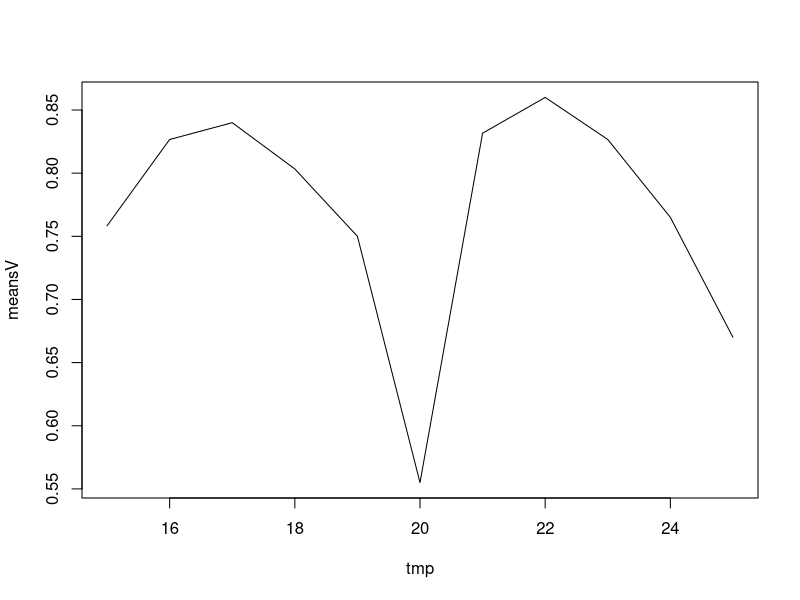
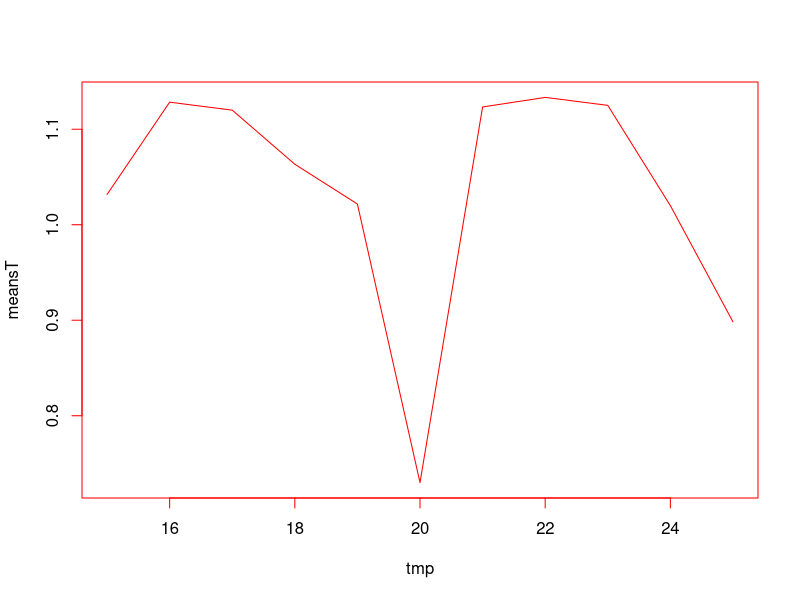

These figures' R source, in order:
library("nnet")

# remember to change your working directory :  setwd("...path...")

#load data sets
digits <- read.delim("Digits_Train_7x20.data", header=F)
digits <- digits[1:1300,]
# classes are the first column
digitCl = digits[,1]
digitsTest <- read.delim("Digits_Test_7x20.data", header=F)
digitClTest = digitsTest[,1]
#full version:
 #digitFt = digits[,3:141]
#or reduced features version:
f <- 0:19 * 7 +3
digitFt = digits[,f]
digitFtTest = digitsTest[,f]

#reduce number of classes:
select <- ((digitCl == 1) | (digitCl == 2)| (digitCl == 3)| (digitCl == 4)|
           (digitCl == 5))
selectTest <- ((digitClTest == 1) | (digitClTest == 2)| (digitClTest == 3)|
               (digitClTest == 4)| (digitClTest == 5))
digitCl <- digitCl[select]
digitFt <- digitFt[select,]
digitClTest <- digitClTest[selectTest]
digitFtTest <- digitFtTest[selectTest,]

#build the target vectors [0,..,0,1,0,..0]
digitTarg <- class.ind(digitCl)
digitTargTest <- class.ind(digitClTest)

#usefull functions to compute results:
# computes confusion matrix
test.cl <- function(true, pred) {
  true <- max.col(true)
  res <- max.col(pred)
  return (table(true, res))
}

# computes recognition rates
test.reco <- function(true, pred) {
  true <- max.col(true)
  res <- max.col(pred)
  return (as.numeric(sum(true == res)))
}

#compute the MSE
test.mse <- function(true, pred) {
  diff <- true - pred
  sqred <- diff * diff
  return (sum(sqred) / length(sqred))
}


# print(test.cl(digitTarg, predict(nndigit,digitFt)))
# cat("Reco rate (train) = ",test.reco(digitTarg, predict(nndigit,digitFt)),"/",dim(digitTarg)[1],"\n")
# cat("MSE  (train)      = ",test.mse(digitTarg, predict(nndigit,digitFt)),"\n")
# cat("Reco rate (Test)  = ",test.reco(digitTargTest, predict(nndigit,digitFtTest)),"/",dim(digitTargTest)[1],"\n")


###### Proposal for the first question :



learnVal <- function (dataFt, dataTarg, trainId, valId, nbN, maxIt, nbLoop){
  #init a new random MLP
  new_nn <- nnet(dataFt[trainId,], dataTarg[trainId,], size=nbN, maxit=0,
                 decay=1e-4,rang = 1, trace=FALSE)
  best_nn = new_nn
  curr_w <- new_nn$wts
  # compute initial rates / mse and save them
  currTrRate <- test.reco(dataTarg[trainId,], predict(new_nn, dataFt[trainId,]))
  currTrRateVal <- test.reco(dataTarg[valId,], predict(new_nn, dataFt[valId,]))
  currTrMSE <- test.mse(dataTarg[trainId,], predict(new_nn, dataFt[trainId,]))
  currTrMSEVal <- test.mse(dataTarg[valId,], predict(new_nn, dataFt[valId,]))
  scoresT <- c(currTrRate/length(trainId))
  scoresV <- c(currTrRateVal/length(valId))
  mseT <- c(currTrMSE)
  mseV <- c(currTrMSEVal)
  iterations <- c(0)
  bestRate <- currTrRateVal 
  bestIt <- 0
  cat("Starting Reco rate = ",currTrRate,"\n")
  for(i in 1:nbLoop){
    cat("\r", i," / ", nbLoop)
    #continue the training
    new_nn <- nnet(dataFt[trainId,], dataTarg[trainId,], size=nbN, maxit=maxIt, decay=1e-4,rang = 1, Wts=curr_w, trace=FALSE)
    curr_w <- new_nn$wts
    #compute the rates/MSE
    currTrRate <- test.reco(dataTarg[trainId,], predict(new_nn, dataFt[trainId,]))
    currTrRateVal <- test.reco(dataTarg[valId,], predict(new_nn, dataFt[valId,]))
    currTrMSE <- test.mse(dataTarg[trainId,], predict(new_nn, dataFt[trainId,]))
    currTrMSEVal <- test.mse(dataTarg[valId,], predict(new_nn, dataFt[valId,]))
    
    #save values to plot
    scoresT <- c(scoresT,currTrRate/length(trainId))
    scoresV <- c(scoresV,currTrRateVal/length(valId))
    mseT <- c(mseT,currTrMSE)
    mseV <- c(mseV,currTrMSEVal)
    iterations <- c(iterations, i * maxIt)
    #save if best
    if(currTrRateVal > bestRate){
      bestRate <- currTrRateVal
      best_nn <- new_nn
      bestIt <- maxIt * i
    }
  }
  cat("\n")
  return (list(nn = best_nn, nbIt=bestIt, scoreTrain = scoresT,
               scoreVal = scoresV, it=iterations, mseT=mseT,mseV=mseV))
}


learnCross  <- function(dataFt, dataTarg, nbN, maxIt, nbLoop, fold, sizeOfFold) {
   scoresT <- c()
   scoresV <- c()
   msesT <- c()
   msesV <- c()
   for(i in 1:fold) {
      # take a random training set
      valId <- sample(dim(dataFt)[1], sizeOfFold)
      trainId <- -valId
      res <- learnVal(dataFt, dataTarg, trainId, valId, nbN, maxIt, nbLoop)
      scoresT <- c(scoresT, res$scoreTrain[res$nbIt/maxIt])
      scoresV <- c(scoresV, res$scoreVal[res$nbIt/maxIt])
      msesT <- c(msesT, res$mseT[res$nbIt/maxIt])
      msesV <- c(msesV, res$msesV[res$nbIt/maxIt])
   }
   scoresT <- mean(scoresT)
   scoresV <- mean(scoresV)
   msesT <- mean(msesT)
   msesV <- mean(msesV)


   return (list(meanScoreT=scoresT, meanScoreV=scoresV,
                meanMseT=msesT, meanMseV=msesV))
}

#res <-  learnVal(digitFt, digitTarg, 1:400, 401:646, 20, 100, 20)
#nndigit <- res$nn

#par(fg = "black")
#plot(res$it, res$scoreTrain, type = "l")
#par(fg = "red")
#lines(res$it, res$scoreVal, type = "l")
#
#par(fg = "black")
#plot(res$it, res$mseT, type = "l")
#par(fg = "red")
#lines(res$it, res$mseV, type = "l")

# cross validation
meansT <- c()
meansV <- c()
tmp <- 15:25
for( i in tmp) {
   cat(" ########################### ", i, " #######################\n")
   res <- learnCross(digitFt, digitTarg, i, 40, 20, 2, 300)
   meansT <- c(meansT, res$meanScoreT)
   meansV <- c(meansV, res$meanScoreV)
}
par(fg = "black")
plot(tmp, meansV, type = "l")
par(fg = "red")
plot(tmp, meansT, type = "l")
